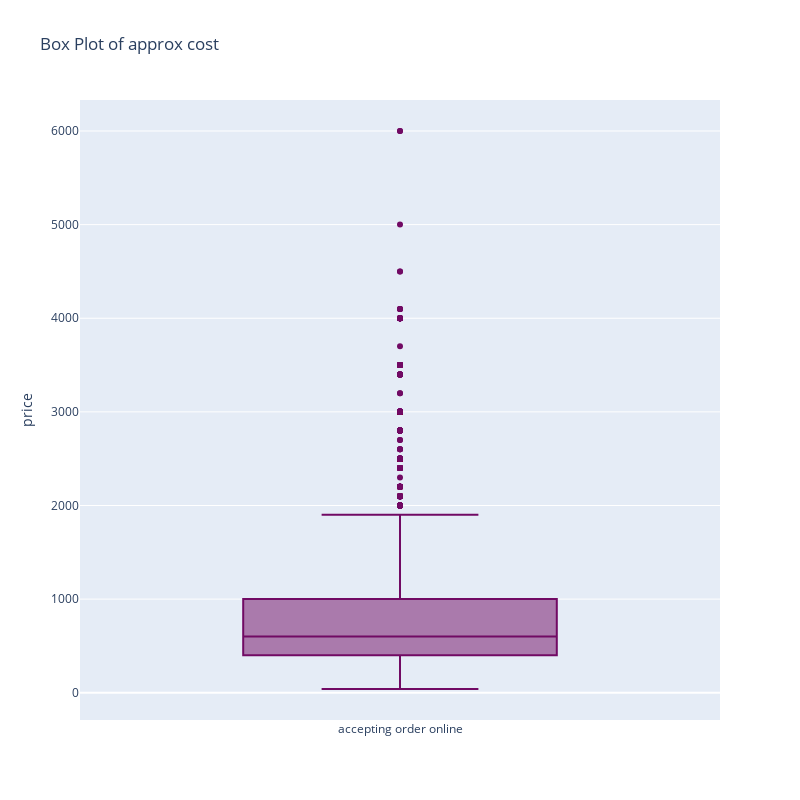

Notebook source saved alongside this figure:
### Code cell
trace0 = go.Box(y=df["cost"], name="accepting order online", marker=dict(color="rgb(113,10,100)"))
data = [trace0]

# Layout settings
layout = go.Layout(title="Box Plot of approx cost", width=800, height=800, yaxis=dict(title="price"))

# Creating figure
fig = go.Figure(data=data, layout=layout)

# Plot the figure
py.iplot(fig)

### Figure 1 — Plotly figure (JSON) as saved in the notebook; plotly's stock layout.template omitted (floating-point values rounded to 4 significant figures; data arrays with more than 128 entries replaced by an {"elided": "..."} marker saying what was removed)
{"data": [{"marker": {"color": "rgb(113,10,100)"}, "name": "accepting order online", "type": "box", "y": {"elided": "23248 int values"}}], "layout": {"height": 800, "title": {"text": "Box Plot of approx cost"}, "width": 800, "yaxis": {"title": {"text": "price"}}}}
